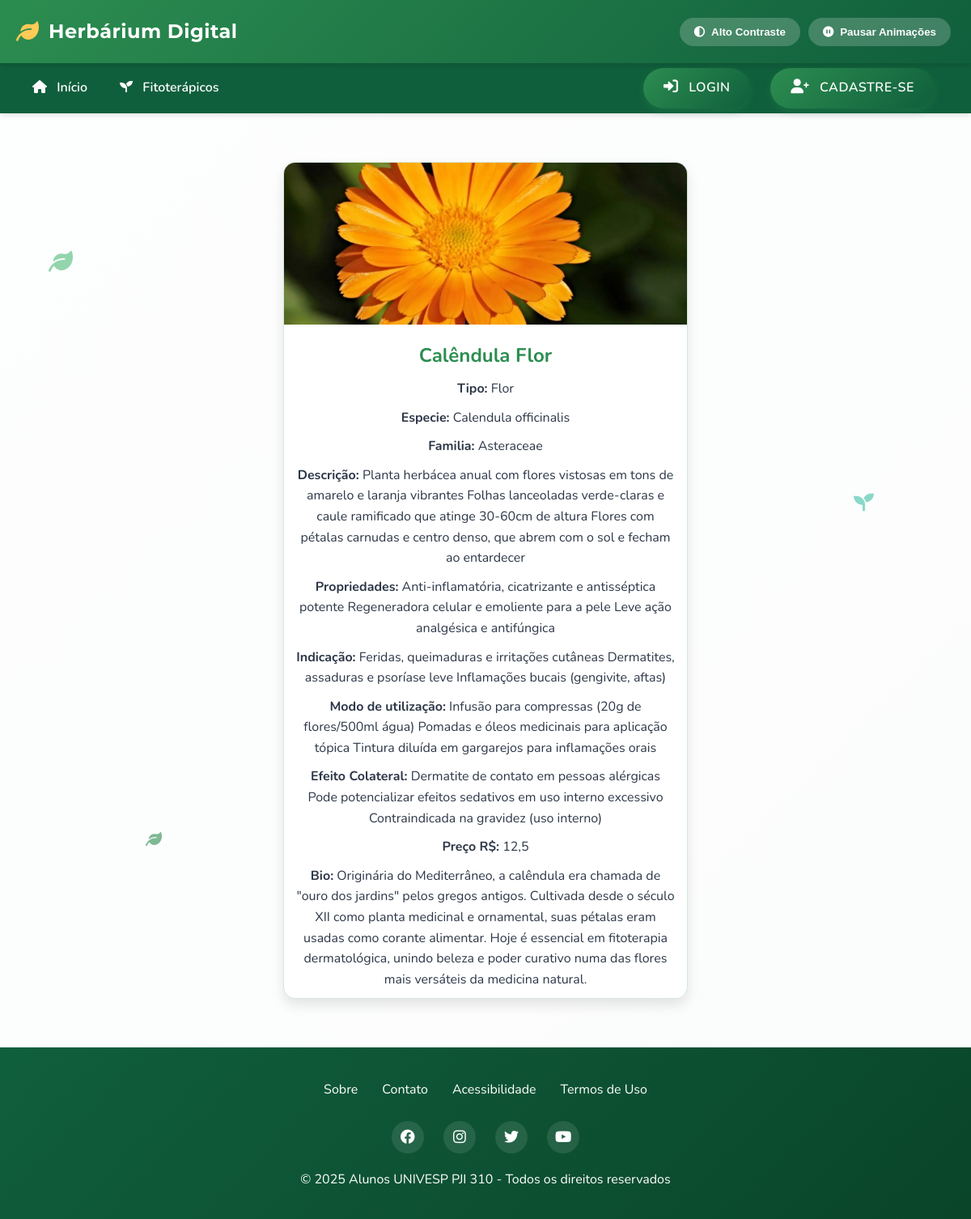
/fitoterapico/19/, run on the app's committed database.
### fitoterapico/models.py (models this page shows, shortened)
class Fitoterapico(models.Model):
    id = models.AutoField(primary_key=True)
    nome = models.CharField(max_length=100)
    tipo = models.ForeignKey(Tipo, on_delete=models.PROTECT, related_name='fitoterapico_tipo')
    especie = models.CharField(max_length=100)
    familia = models.CharField(max_length=100, blank=True, null=True)
    descricao = models.TextField()
    propriedades = models.TextField()
    indicacao = models.TextField()
    modo_uso = models.TextField()
    dosagem = models.CharField(max_length=100, blank=True, null=True)
    efeito_colateral = models.TextField(blank=True, null=True)
    preco = models.FloatField(blank=True, null=True, validators=[MinValueValidator(0)])
    foto = models.ImageField(upload_to='fitoterapico/', blank=True, null=True)
    bio = models.TextField(blank=True, null=True)
    class Meta:
        ordering = ['nome']

class Tipo(models.Model):
    id = models.AutoField(primary_key=True)
    nome = models.CharField(max_length=200)
    def __str__(self):
        return self.nome

### fitoterapico/views.py (the view)
# urls.py: path('fitoterapico/<int:pk>/', FitoterapicoDetailView.as_view(), name='fitoterapico_detail'),
class FitoterapicoDetailView(DetailView):
    model = Fitoterapico
    template_name = 'fitoterapico_detail.html'

### fitoterapico/templates/fitoterapico_detail.html (shortened to what this page needs)
{% extends "base.html" %}
{% block content %}
  <div class="fitoterapico-card">
    {% if object.foto %}
      <img src="{{ object.foto.url }}" alt="{{ object.nome }} - {{ object.tipo }}" loading="lazy">
    {% else %}
        <p class="no-foto">Imagem não disponível</p>
    {% endif %}
      <h2>{{ object.nome }} {{ object.tipo }}</h2>
      <p><strong>Tipo:</strong> {{ object.tipo }}</p>
      <p><strong>Especie:</strong> {{ object.especie }}</p>
      <p><strong>Familia:</strong> {{ object.familia }}</p>
      <p><strong>Descrição:</strong> {{ object.descricao }}</p>
      <p><strong>Propriedades:</strong> {{ object.propriedades }}</p>
      <p><strong>Indicação:</strong> {{ object.indicacao }}</p>
      <p><strong>Modo de utilização:</strong> {{ object.modo_uso }}</p>
      <p><strong>Efeito Colateral:</strong> {{ object.efeito_colateral }}</p>
      <p><strong>Preço R$:</strong> {{ object.preco }}</p>
      {% if object.bio %}
        <p><strong>Bio:</strong> {{ object.bio }}</p>
      {% endif %}
  </div>
{% endblock %}

### app/templates/base.html (style rules this page uses)
:root { --primary-color: #2c8d50; --primary-light: #4eba79; --primary-dark: #105f3c; --secondary-color: #3dc2a6; --accent-color: #ffca55; --tertiary-color: #7f5af0; --danger-color: #e53e3e; --warning-color: #ffca55; --text-light: #ffffff; --text-dark: #2d3748; --text-muted: #718096; --background-light: #f7fafc; --background-card: #ffffff; --border-radius: 12px; --box-shadow: 0 10px 15px -3px rgba(0, 0, 0, 0.1), 0 4px 6px -2px rgba(0, 0, 0, 0.05); --transition: all 0.3s cubic-bezier(0.25, 0.8, 0.25, 1); }
* { margin: 0; padding: 0; box-sizing: border-box; }
body { font-family: 'Nunito', sans-serif; background: linear-gradient(135deg, #f5f7fa 0%, #e4efe9 100%); position: relative; color: var(--text-dark); line-height: 1.6; transition: var(--transition); scroll-behavior: smooth; }
body::before { content: ""; position: absolute; top: 0; left: 0; width: 100%; height: 100%; background-color: rgba(255, 255, 255, 0.85); z-index: -1; }

### fitoterapico/templates/fitoterapico_detail.html (style rules this page uses)
.fitoterapico-card { background-color: rgba(255, 255, 255, 0.9); box-shadow: 0 8px 15px rgba(0, 0, 0, 0.1); border-radius: 15px; overflow: hidden; text-align: center; transition: all 0.3s ease; max-width: 500px; margin: 20px auto 0; margin-bottom: 20px; border: 1px solid rgba(44, 141, 80, 0.2); position: relative; z-index: 1; }
.fitoterapico-card img { width: 100%; height: 200px; object-fit: cover; }
.fitoterapico-card h2 { font-size: 1.5rem; margin: 10px; color: var(--primary-color); }
.fitoterapico-card p { font-size: 1rem; margin-bottom: 10px; padding: 0 15px; }

### data on the page
Fitoterapico: foto (picture), nome "Calêndula", tipo "Flor", especie "Calendula officinalis", familia "Asteraceae", descricao "Planta herbácea anual com flores vistosas em tons de amarelo e laranja vibrantes Folhas lanceoladas verde-claras e caule ramificado que atinge 30-60cm de altura Flores com pétalas carnudas e centro denso, que abrem com o sol e fecham ao entardecer", propriedades "Anti-inflamatória, cicatrizante e antisséptica potente Regeneradora celular e emoliente para a pele Leve ação analgésica e antifúngica", indicacao "Feridas, queimaduras e irritações cutâneas Dermatites, assaduras e psoríase leve Inflamações bucais (gengivite, aftas)", modo_uso "Infusão para compressas (20g de flores/500ml água) Pomadas e óleos medicinais para aplicação tópica Tintura diluída em gargarejos para inflamações orais", efeito_colateral "Dermatite de contato em pessoas alérgicas Pode potencializar efeitos sedativos em uso interno excessivo Contraindicada na gravidez (uso interno)", preco "12,5", bio "Originária do Mediterrâneo, a calêndula era chamada de \"ouro dos jardins\" pelos gregos antigos. Cultivada desde o século XII como planta medicinal e ornamental, suas pétalas eram usadas como corante alimentar. Hoje é essencial em fitoterapia dermatológica, unindo beleza e poder curativo numa das flores mais versáteis da medicina natural."
